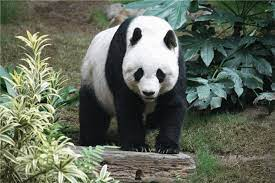
#> input picture GoruntuIsleme-main/homeworks1/images/picture1.jpg, 275 x 183 px
$ python bitwiseOp.py
#> lines starting #> are read from the running program, lines starting #| are printed output that depends on the picture; after the words box and inside, x2 and y2 are one past the last pixel; in counts of white or black regions, pixels touching at a corner belong together
import cv2
import numpy as np

image = cv2.imread('images/picture1.jpg', cv2.IMREAD_GRAYSCALE)
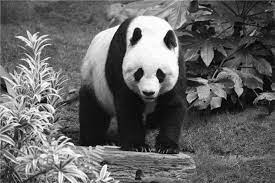
#> image: shape (183, 275); min 0, max 255, mean 100.7

# İlk dilim: 50 ile 100 arasındaki piksel değerlerini seç
lower_bound1 = 50
upper_bound1 = 100
mask1 = cv2.inRange(image, lower_bound1, upper_bound1)
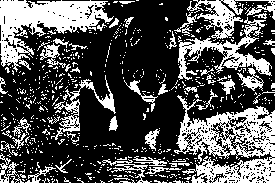
#> mask1: shape (183, 275); 32.5% white; 639 white regions (590 under 20 px), largest, box (x1, y1, x2, y2) and area: (174, 95, 275, 183) 4287, (0, 0, 114, 72) 3438, (178, 17, 272, 80) 1613

# İkinci dilim: 150 ile 200 arasındaki piksel değerlerini seç
lower_bound2 = 150
upper_bound2 = 200
mask2 = cv2.inRange(image, lower_bound2, upper_bound2)
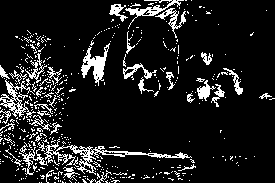
#> mask2: shape (183, 275); 11.8% white in thin lines or dots

# İlk dilimi görüntüde seç
result1 = cv2.bitwise_and(image, image, mask=mask1)
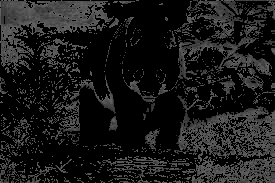
#> result1: shape (183, 275); min 0, max 100, mean 25.4

# İkinci dilimi görüntüde seç
result2 = cv2.bitwise_and(image, image, mask=mask2)
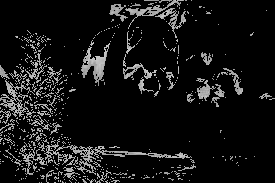
#> result2: shape (183, 275); min 0, max 200, mean 20.3

# Orijinal görüntü ve dilimleri göster
cv2.imshow('Original Image', image)
cv2.imshow('Slice 1 (50-100)', result1)
cv2.imshow('Slice 2 (150-200)', result2)

cv2.waitKey(0)
cv2.destroyAllWindows()

cv2.imwrite('sonucFoto/slice1_50_100.jpg', result1)
cv2.imwrite('sonucFoto/slice2_150_200.jpg', result2)

$ run again, with GoruntuIsleme-main/homeworks1/images/picture2.jpg copied over GoruntuIsleme-main/homeworks1/images/picture1.jpg
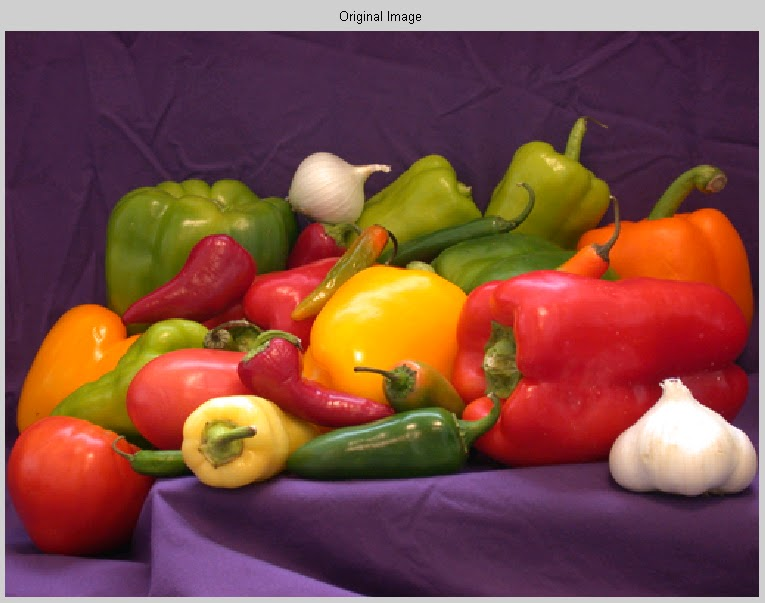
#> input picture GoruntuIsleme-main/homeworks1/images/picture2.jpg, 765 x 603 px
#> `mask1 = cv2.inRange(image, lower_bound1, upper_bound1)`:
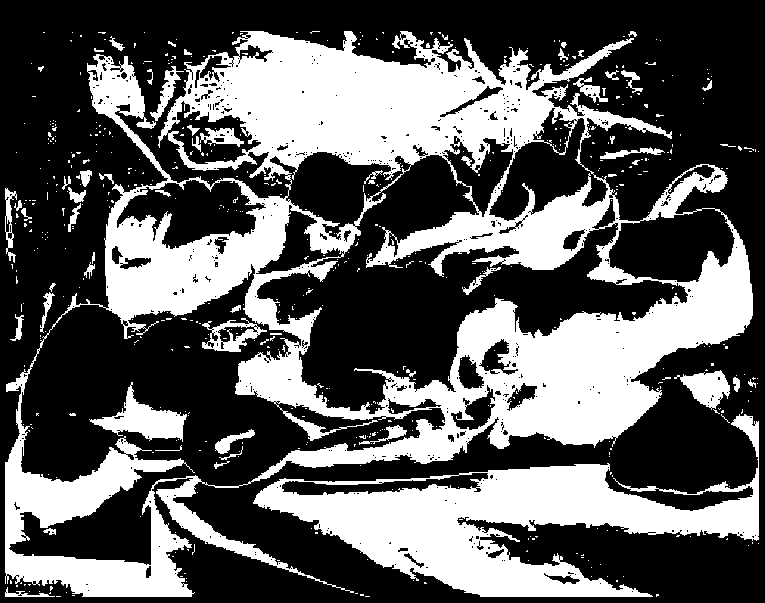
#> mask1: shape (603, 765); 36.6% white; 572 white regions (514 under 20 px), largest, box (x1, y1, x2, y2) and area: (5, 31, 753, 597) 125545, (253, 414, 759, 597) 32117, (89, 382, 187, 442) 2205
#> mask2: shape (603, 765); 6.4% white; 216 white regions (176 under 20 px), largest, box (x1, y1, x2, y2) and area: (311, 262, 467, 393) 10850, (46, 313, 136, 386) 3672, (611, 429, 756, 485) 2812
#> `result2 = cv2.bitwise_and(image, image, mask=mask2)`:
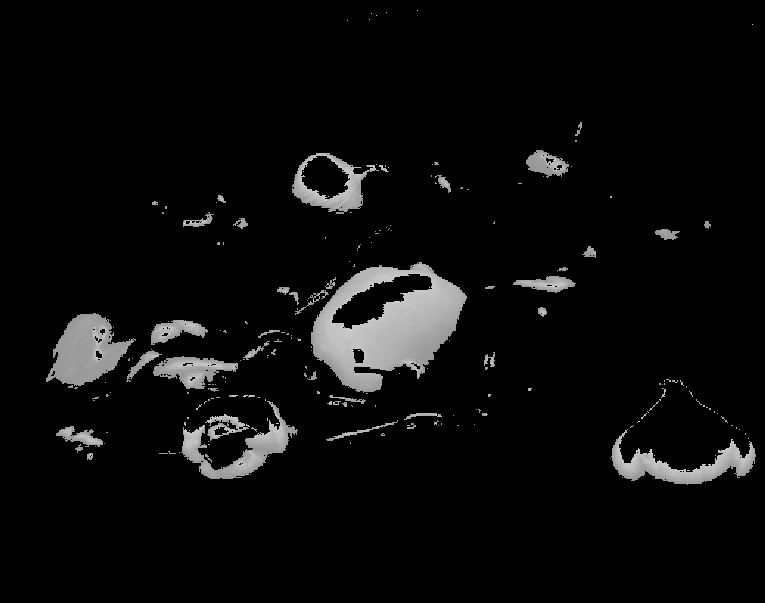
#> result2: shape (603, 765); min 0, max 200, mean 11
